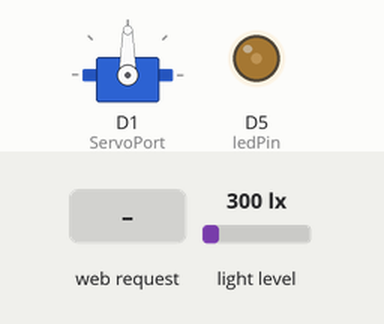
Recording of a sketch running on a simulated ESP8266 (NodeMCU). Shown: servo, output pins drawn as LEDs (lit = HIGH). The inputs (shaded band) are chosen by the test bench; at power-on: light level 300 lx.

Above: at 1.8 s.
1.9 s: light level set to 978 lx
3.4 s: light level set to 1023 lx
At 5.1 s:
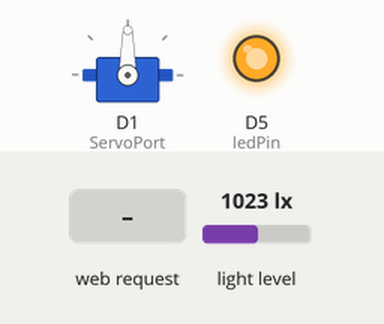
5.5 s: HTTP request GET /setLight?state=on received
At 6.9 s:
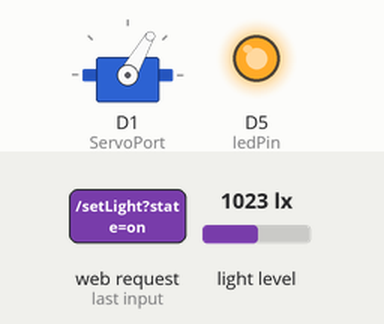
8.5 s: HTTP request GET /setLight?state=off received
At 9.9 s:
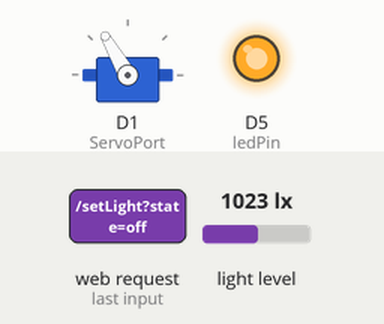
11.5 s: light level set to 40 lx
At 12.6 s:
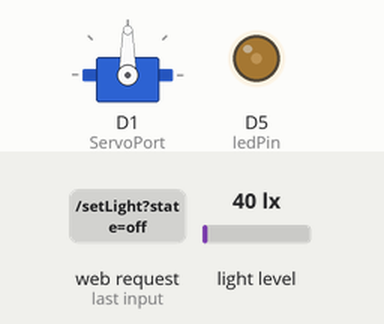
13.5 s: HTTP request GET /setLight?state=on received
At 14.9 s:
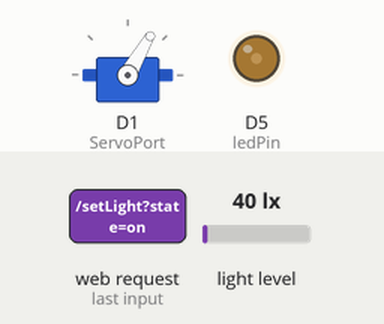
Timing chart, 0 to 16.5 s (numbered marks = the images above; inputs shaded):
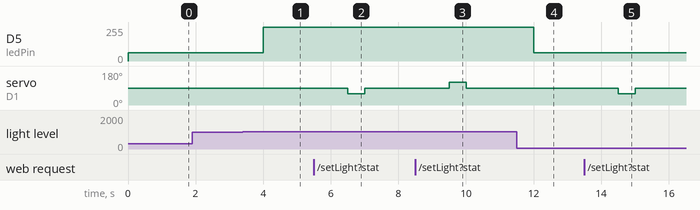

Measured:
- the behaviour switches between 999 and 1000 lx on light level (found by bisection; images 0 and 1)
- after the input at 1.9 s, every drawn part: stays the same
- after the input at 3.4 s, D5 (ledPin): 62/255 → 255/255 after 0.60 s
- after the input at 5.5 s, servo on D1 (ServoPort): 90° → 60° after 1.0 s, → 90° 0.50 s later
- after the input at 8.5 s, servo on D1 (ServoPort): 90° → 120° after 1.0 s, → 90° 0.50 s later
- after the input at 11.5 s, D5 (ledPin): 255/255 → 62/255 after 0.51 s
- after the input at 13.5 s, servo on D1 (ServoPort): 90° → 60° after 1.0 s, → 90° 0.50 s later

The sketch:

ESP8266_Servo_Webserver.ino
```cpp
#include <ESP8266WiFi.h>
#include <WiFiClient.h>
#include <ESP8266WebServer.h>
#include <Servo.h>
#include <Wire.h>
#include <BH1750.h>
#include "PageIndex.h";
#define ServoPort D1

const char* ssid = "Light";
const char* password = "nopassword";

Servo myservo;
ESP8266WebServer server(80);
BH1750 lightMeter;
int ledPin = D5;

void handleRoot() {
  String s = MAIN_page;
  server.send(200, "text/html", s);
}

void handleLight() {
  String state = server.arg("state");
  if (state == "on") {
    myservo.write(90);
    delay(500);
    myservo.write(60);
    delay(500);
    myservo.write(90);
  } else if (state == "off") {
    myservo.write(90);
    delay(500);
    myservo.write(120);
    delay(500);
    myservo.write(90);
  }
  server.send(200, "text/plain", "");
}

void handleLightIntensity() {
  float lux = lightMeter.readLightLevel();
  server.send(200, "text/plain", String(lux));
}

void setup() {
  //Serial.begin(115200);
  //delay(500);
  myservo.attach(ServoPort);

  Wire.begin(D3, D2);
  lightMeter.begin();
  pinMode(ledPin, OUTPUT);

  WiFi.softAP(ssid, password);
  IPAddress myIP = WiFi.softAPIP();
  //Serial.print("AP IP address: ");
  //Serial.println(myIP);

  server.on("/", handleRoot);
  server.on("/setLight", handleLight);
  server.on("/getLightIntensity", handleLightIntensity);

  server.begin();
}

void loop() {
  server.handleClient();

  float lux = lightMeter.readLightLevel();
  int brightness;

  if (lux < 1000) {
    brightness = 250; // 50% jasności
  } else {
    brightness = 1023; // 100% jasności
  }

  analogWrite(ledPin, brightness);
  delay(1000);
}
```

PageIndex.h
```cpp
const char MAIN_page[] PROGMEM = R"=====(
<!DOCTYPE html>
<html>
  <head>
    <meta name="viewport" content="width=device-width, initial-scale=1">
    <meta name="author" content="Kinga Madej">
    <style>
      html {
        font-family: Arial;
        display: inline-block;
        margin: 0px auto;
        text-align: center;
        text-shadow: 2px 2px 5px #fff;
      }
      .btn{
        background-color: #1cb4fa;
        color: white;
        padding: 20px 55px;
        text-align: center;
        text-decoration: none;
        display: inline-block;
        z-index: 10;
        border: 5px solid #fff;
        cursor: pointer;
        font-weight: bold;
      }
      .active {
        border: 5px solid #b4e6fd;
      }
    </style>
  </head>

    <br>
    <h1 style="z-index: 100; color: #1cb4fa;">Control your Smart Light Switch Bot</h1>
    <br><br>

    <button type="button" onclick="sendData('on')" class="btn btn-on">On</button>
    <br><br>
    <button type="button" onclick="sendData('off')" class="btn btn-off">Off</button>
    <br><br>

    <label><span id="isiStatusSER1"></span></label>

    <script>
      function sendData(state) {
          var xhttp = new XMLHttpRequest();
          xhttp.onreadystatechange = function() {
            if (this.readyState == 4 && this.status == 200) {
              document.getElementById("SERstate1").innerHTML = this.responseText;
            }
          };
          xhttp.open("GET", "setLight?state=" + state, true);
          xhttp.send();
      }

      var btnOn = document.querySelector('.btn-on');
      var btnOff = document.querySelector('.btn-off');

      function updateLightIntensity() {
        var xhttp = new XMLHttpRequest();
        xhttp.onreadystatechange = function() {
          if (this.readyState == 4 && this.status == 200) {
            var lux = parseFloat(this.responseText);
            if (lux >= 1000) {
              btnOn.classList.add('active');
              btnOff.classList.remove('active');
            } else {
              btnOn.classList.remove('active');
              btnOff.classList.add('active');
            }
          }
        };
        xhttp.open("GET", "/getLightIntensity", true);
        xhttp.send();
      }
      setInterval(updateLightIntensity, 5000);
    </script>
  </body>
</html>
)=====";
```
